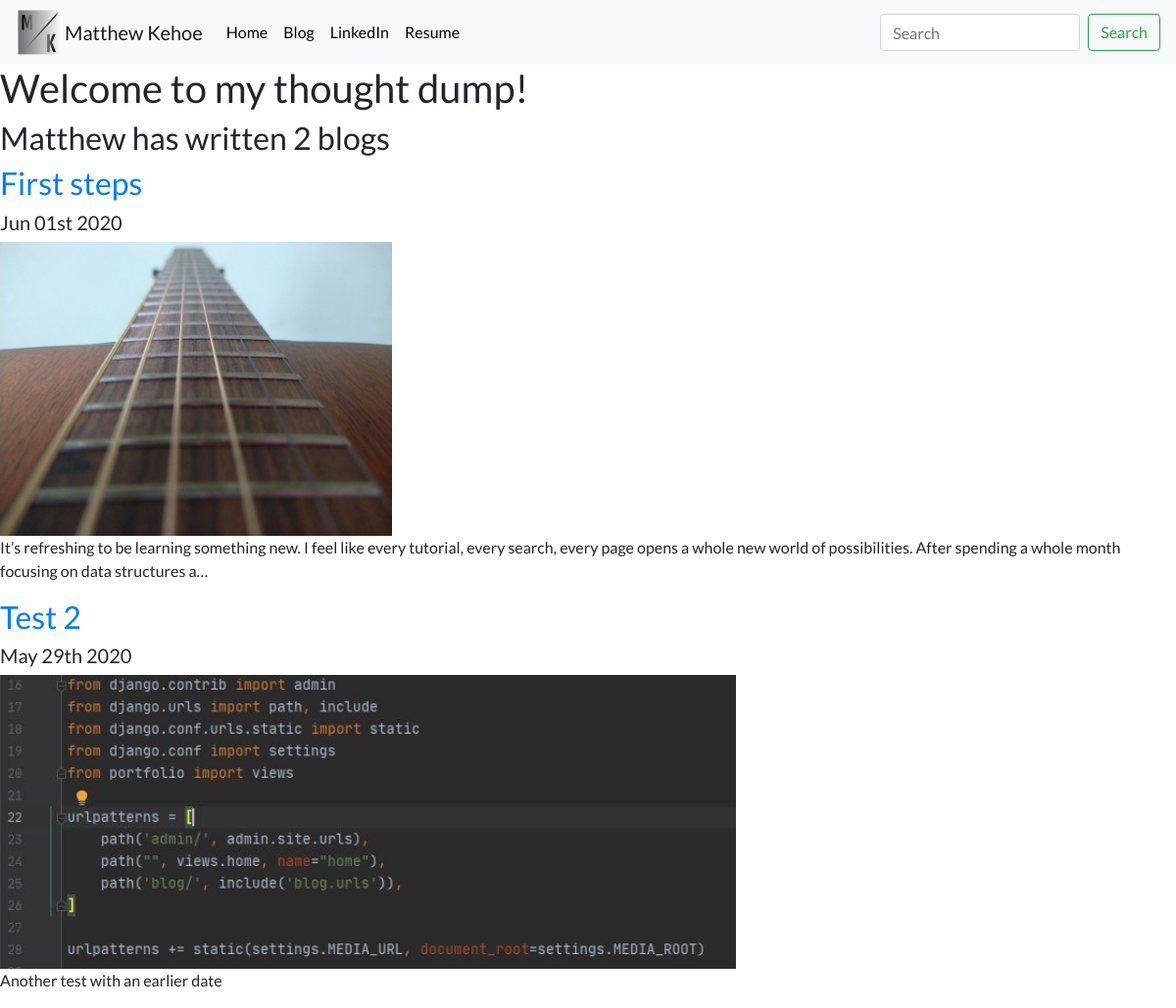
Screenshot of /blog/ with the database file from the repository.
### blog/models.py (models this page shows, shortened)
class Blog(models.Model):
    title = models.CharField(max_length=200)
    description = models.TextField(max_length=3000)
    image = models.ImageField(upload_to='blog/images/')
    date = models.DateField()

### blog/views.py (the view)
# urls.py: path("", views.all_blogs, name="all_blogs"),
def all_blogs(request):
    blogs = Blog.objects.order_by('-date')
    return render(request, 'blog/all_blogs.html', {'blogs': blogs})

### blog/templates/blog/all_blogs.html
{% extends 'portfolio/base.html' %}
{% block content %}
<h1>Welcome to my thought dump!</h1>
<h2>Matthew has written {{blogs.count}} blog{{ blogs.count |pluralize }} </h2>
{% for blog in blogs %}
<a href="{% url 'blog:detail' blog.id %}"><h2>{{ blog.title }}</h2></a>
<h5>{{ blog.date|date:'M dS Y' }}</h5>
<img src="{{ blog.image.url }}" height="300">
<p>{{ blog.description|striptags|truncatechars:200 }}</p>
{% endfor %}
{% endblock %}

### portfolio/templates/portfolio/base.html (shortened to what this page needs)
{% load static %}
<!doctype html>
<html lang="en">
  <head>
    <link rel="stylesheet" href="https://stackpath.bootstrapcdn.com/bootstrap/4.4.1/css/bootstrap.min.css">
  <link rel="stylesheet" href="{% static "portfolio/custom.css" %}">
  </head>
  <body>
    <nav class="navbar navbar-expand-lg navbar-light bg-light">
      <img src="{% static "portfolio/Logo.png" %}" width="50" height="50" class="d-inline-block align-top" alt="Matt's logo">
  <a class="navbar-brand" href="#">Matthew Kehoe</a>
  <div class="collapse navbar-collapse" id="navbarSupportedContent">
    <ul class="navbar-nav mr-auto">
      <li class="nav-item active">
        <a class="nav-link" href="{% url 'home' %}">Home <span class="sr-only">(current)</span></a>
      </li>
      <li class="nav-item">
        <a class="nav-link" href="{% url 'blog:all_blogs' %}">Blog</a>
      <li class="nav-item">
      <li class="nav-item">
        <a class="nav-link" href="{% static 'portfolio/Matthew_Kehoe_Multilingual_Talent.pdf' %}">LinkedIn</a>
        <li class="nav-item">
        <a class="nav-link" href="{% static 'portfolio/Matthew_Kehoe_Multilingual_Talent.pdf' %}">Resume</a>
      </li>
    </ul>
    <form class="form-inline my-2 my-lg-0">
      <input class="form-control mr-sm-2" type="search" placeholder="Search" aria-label="Search">
      <button class="btn btn-outline-success my-2 my-sm-0" type="submit">Search</button>
    </form>
  </div>
</nav>
{% block content %}{% endblock %}
  </body>
</html>

### portfolio/static/portfolio/custom.css (style rules this page uses)
.navbar-nav .nav-link { color: rgba(0,0,0,1) !important; }
body { font-family: 'Lato', sans-serif; }

### rows the page displays
Blog: title "First steps", date "Jun 01st 2020", image (picture), description "It’s refreshing to be learning something new. I feel like every tutorial, every search, every page opens a whole new world of possibilities. After spending a whole month focusing on data structures a…"
Blog: title "Test 2", date "May 29th 2020", image (picture), description "Another test with an earlier date"

### other values shown
{{ blogs.count }} "2"
